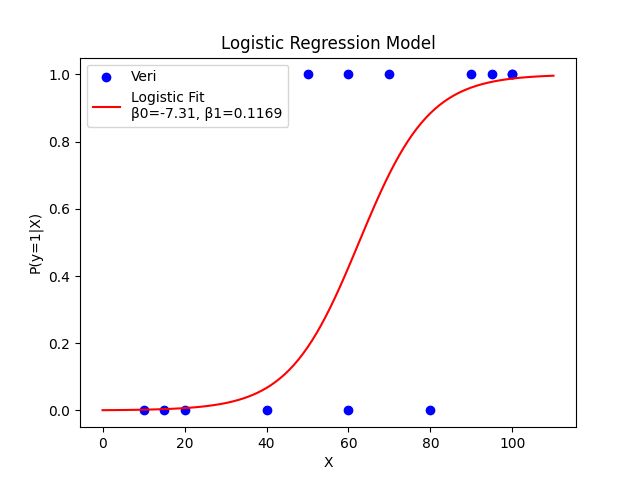

Recreate this plot in Python.
import numpy as np
import matplotlib.pyplot as plt

# Veri seti
X = np.array([10, 15, 20, 40, 50, 60, 60, 70, 80, 90, 95, 100, 100])
y = np.array([0, 0, 0, 0, 1, 0, 1, 1, 0, 1, 1, 1, 1])

# Sigmoid fonksiyonu
def sigmoid(z):
    return 1 / (1 + np.exp(-z))

# Gradient Descent ile parametreleri bulma
def logistic_regression(X, y, learning_rate=0.01, epochs=10000):
    # Başlangıç parametreleri
    beta_0 = 0.0
    beta_1 = 0.0
    n = len(X)
    
    # Gradient Descent
    for _ in range(epochs):
        # Tahmin
        z = beta_0 + beta_1 * X
        y_pred = sigmoid(z)
        
        # Gradient'ları hesapla
        error = y_pred - y
        grad_beta_0 = np.sum(error) / n
        grad_beta_1 = np.sum(error * X) / n
        
        # Parametreleri güncelle
        beta_0 -= learning_rate * grad_beta_0
        beta_1 -= learning_rate * grad_beta_1
    
    return beta_0, beta_1

# Modeli eğit
beta_0, beta_1 = logistic_regression(X, y)
print(f"beta_0: {beta_0}")
print(f"beta_1: {beta_1}")

# Modeli görselleştirme
X_plot = np.linspace(min(X)-10, max(X)+10, 100)
P = sigmoid(beta_0 + beta_1 * X_plot)

plt.scatter(X, y, color='blue', label='Veri')
plt.plot(X_plot, P, color='red', label=f'Logistic Fit\nβ0={beta_0:.2f}, β1={beta_1:.4f}')
plt.xlabel('X')
plt.ylabel('P(y=1|X)')
plt.legend()
plt.title('Logistic Regression Model')
plt.savefig('question3.png')
plt.show()